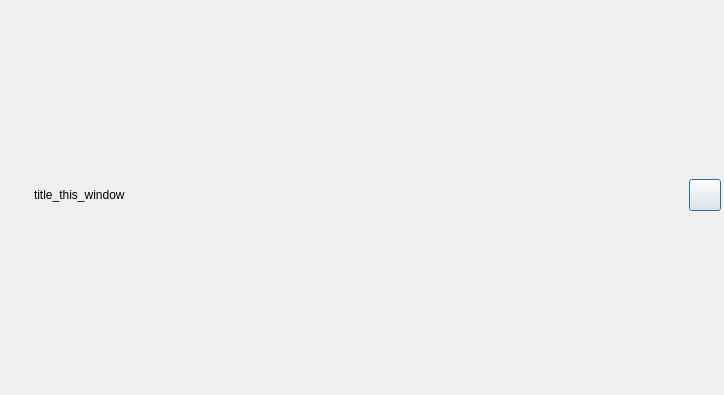
<?xml version="1.0" encoding="UTF-8"?>
<ui version="4.0">
 <class>ThemeWindow</class>
 <widget class="QDialog" name="ThemeWindow">
  <property name="geometry">
   <rect>
    <x>0</x>
    <y>0</y>
    <width>724</width>
    <height>395</height>
   </rect>
  </property>
  <property name="windowTitle">
   <string/>
  </property>
  <widget class="QWidget" name="wid_main">
   <property name="geometry">
    <rect>
     <x>0</x>
     <y>0</y>
     <width>721</width>
     <height>391</height>
    </rect>
   </property>
   <layout class="QGridLayout" name="gridLayout">
    <item row="0" column="0" colspan="2">
     <layout class="QHBoxLayout" name="layout_head">
      <property name="spacing">
       <number>2</number>
      </property>
      <property name="sizeConstraint">
       <enum>QLayout::SetDefaultConstraint</enum>
      </property>
      <item>
       <widget class="QLabel" name="lbl_logo">
        <property name="enabled">
         <bool>true</bool>
        </property>
        <property name="minimumSize">
         <size>
          <width>32</width>
          <height>32</height>
         </size>
        </property>
        <property name="maximumSize">
         <size>
          <width>32</width>
          <height>32</height>
         </size>
        </property>
        <property name="text">
         <string/>
        </property>
       </widget>
      </item>
      <item>
       <widget class="QLabel" name="lbl_title">
        <property name="minimumSize">
         <size>
          <width>200</width>
          <height>40</height>
         </size>
        </property>
        <property name="maximumSize">
         <size>
          <width>200</width>
          <height>40</height>
         </size>
        </property>
        <property name="text">
         <string>title_this_window</string>
        </property>
       </widget>
      </item>
      <item>
       <spacer name="horizontalSpacer">
        <property name="orientation">
         <enum>Qt::Horizontal</enum>
        </property>
        <property name="sizeHint" stdset="0">
         <size>
          <width>80</width>
          <height>32</height>
         </size>
        </property>
       </spacer>
      </item>
      <item>
       <widget class="QPushButton" name="btn_close">
        <property name="minimumSize">
         <size>
          <width>32</width>
          <height>32</height>
         </size>
        </property>
        <property name="maximumSize">
         <size>
          <width>32</width>
          <height>32</height>
         </size>
        </property>
        <property name="text">
         <string/>
        </property>
       </widget>
      </item>
     </layout>
    </item>
    <item row="1" column="0" colspan="2">
     <layout class="QGridLayout" name="layout_body"/>
    </item>
   </layout>
  </widget>
 </widget>
 <resources/>
 <connections/>
</ui>
